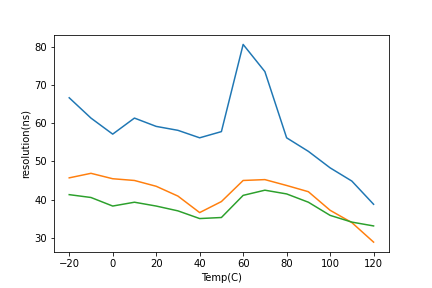
#> input picture FPGA資料處理/fig.png, 432 x 288 px
$ python LBP_create.py
#> lines starting #> are read from the running program, lines starting #| are printed output that depends on the picture; after the words box and inside, x2 and y2 are one past the last pixel; in counts of white or black regions, pixels touching at a corner belong together
# -*- coding: utf-8 -*-
"""
Created on Fri Jun  4 14:08:52 2021

@author: AIC
"""
import numpy as np
import cv2 as cv

fig_img = cv.imread(r'fig.png')
#> fig_img is the input picture: shape (288, 432, 3); mean B, G, R 249.4, 250, 249.5
imgray = cv.cvtColor(fig_img, cv.COLOR_BGR2GRAY)
ret, thresh = cv.threshold(imgray, 127, 255, 0)
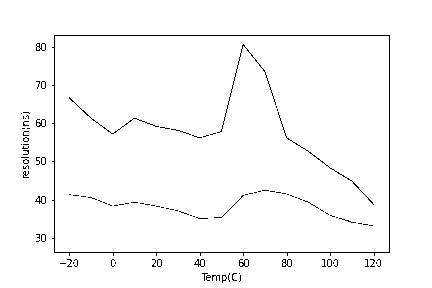
#> thresh: shape (288, 432); 97.9% white; black in thin lines or dots, all inside (x1, y1, x2, y2) = (21, 35, 390, 283)


cv.imshow('win', thresh)
cv.waitKey(0)
cv.imshow('win', imgray)
cv.waitKey(0)
cv.destroyAllWindows()
